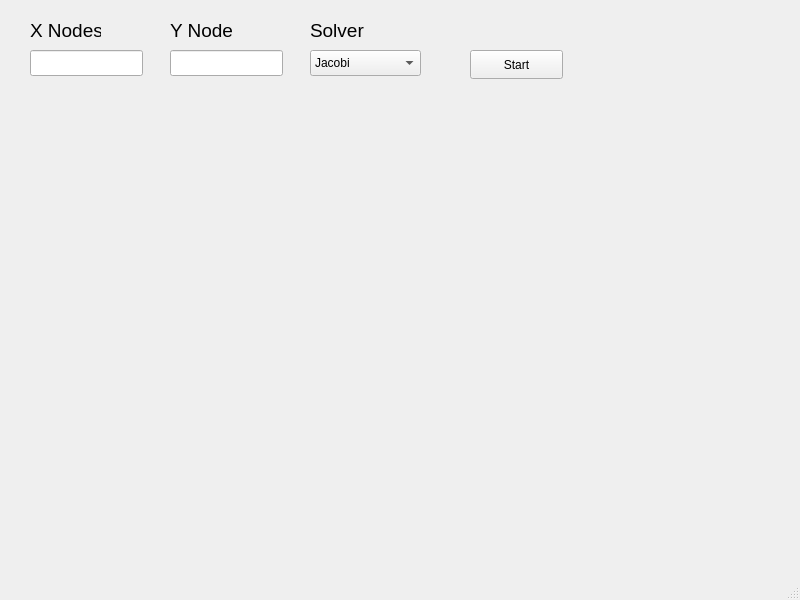
<?xml version="1.0" encoding="UTF-8"?>
<ui version="4.0">
 <class>MainWindow</class>
 <widget class="QMainWindow" name="MainWindow">
  <property name="geometry">
   <rect>
    <x>0</x>
    <y>0</y>
    <width>800</width>
    <height>600</height>
   </rect>
  </property>
  <property name="windowTitle">
   <string>MainWindow</string>
  </property>
  <widget class="QWidget" name="centralwidget">
   <widget class="QLabel" name="label">
    <property name="geometry">
     <rect>
      <x>30</x>
      <y>20</y>
      <width>71</width>
      <height>21</height>
     </rect>
    </property>
    <property name="font">
     <font>
      <pointsize>14</pointsize>
     </font>
    </property>
    <property name="text">
     <string>X Nodes</string>
    </property>
   </widget>
   <widget class="QLabel" name="label_2">
    <property name="geometry">
     <rect>
      <x>170</x>
      <y>20</y>
      <width>63</width>
      <height>20</height>
     </rect>
    </property>
    <property name="font">
     <font>
      <pointsize>14</pointsize>
     </font>
    </property>
    <property name="text">
     <string>Y Nodes</string>
    </property>
   </widget>
   <widget class="QLabel" name="label_3">
    <property name="geometry">
     <rect>
      <x>310</x>
      <y>20</y>
      <width>63</width>
      <height>20</height>
     </rect>
    </property>
    <property name="font">
     <font>
      <pointsize>14</pointsize>
     </font>
    </property>
    <property name="text">
     <string>Solver</string>
    </property>
   </widget>
   <widget class="QLineEdit" name="lineEdit">
    <property name="geometry">
     <rect>
      <x>30</x>
      <y>50</y>
      <width>113</width>
      <height>26</height>
     </rect>
    </property>
   </widget>
   <widget class="QLineEdit" name="lineEdit_2">
    <property name="geometry">
     <rect>
      <x>170</x>
      <y>50</y>
      <width>113</width>
      <height>26</height>
     </rect>
    </property>
   </widget>
   <widget class="QComboBox" name="comboBox">
    <property name="geometry">
     <rect>
      <x>310</x>
      <y>50</y>
      <width>111</width>
      <height>26</height>
     </rect>
    </property>
    <item>
     <property name="text">
      <string>Jacobi</string>
     </property>
    </item>
    <item>
     <property name="text">
      <string>GaussSeidel</string>
     </property>
    </item>
   </widget>
   <widget class="QPushButton" name="pushButton">
    <property name="geometry">
     <rect>
      <x>470</x>
      <y>50</y>
      <width>93</width>
      <height>29</height>
     </rect>
    </property>
    <property name="text">
     <string>Start</string>
    </property>
   </widget>
  </widget>
  <widget class="QMenuBar" name="menubar">
   <property name="geometry">
    <rect>
     <x>0</x>
     <y>0</y>
     <width>800</width>
     <height>22</height>
    </rect>
   </property>
  </widget>
  <widget class="QStatusBar" name="statusbar"/>
 </widget>
 <resources/>
 <connections/>
</ui>
